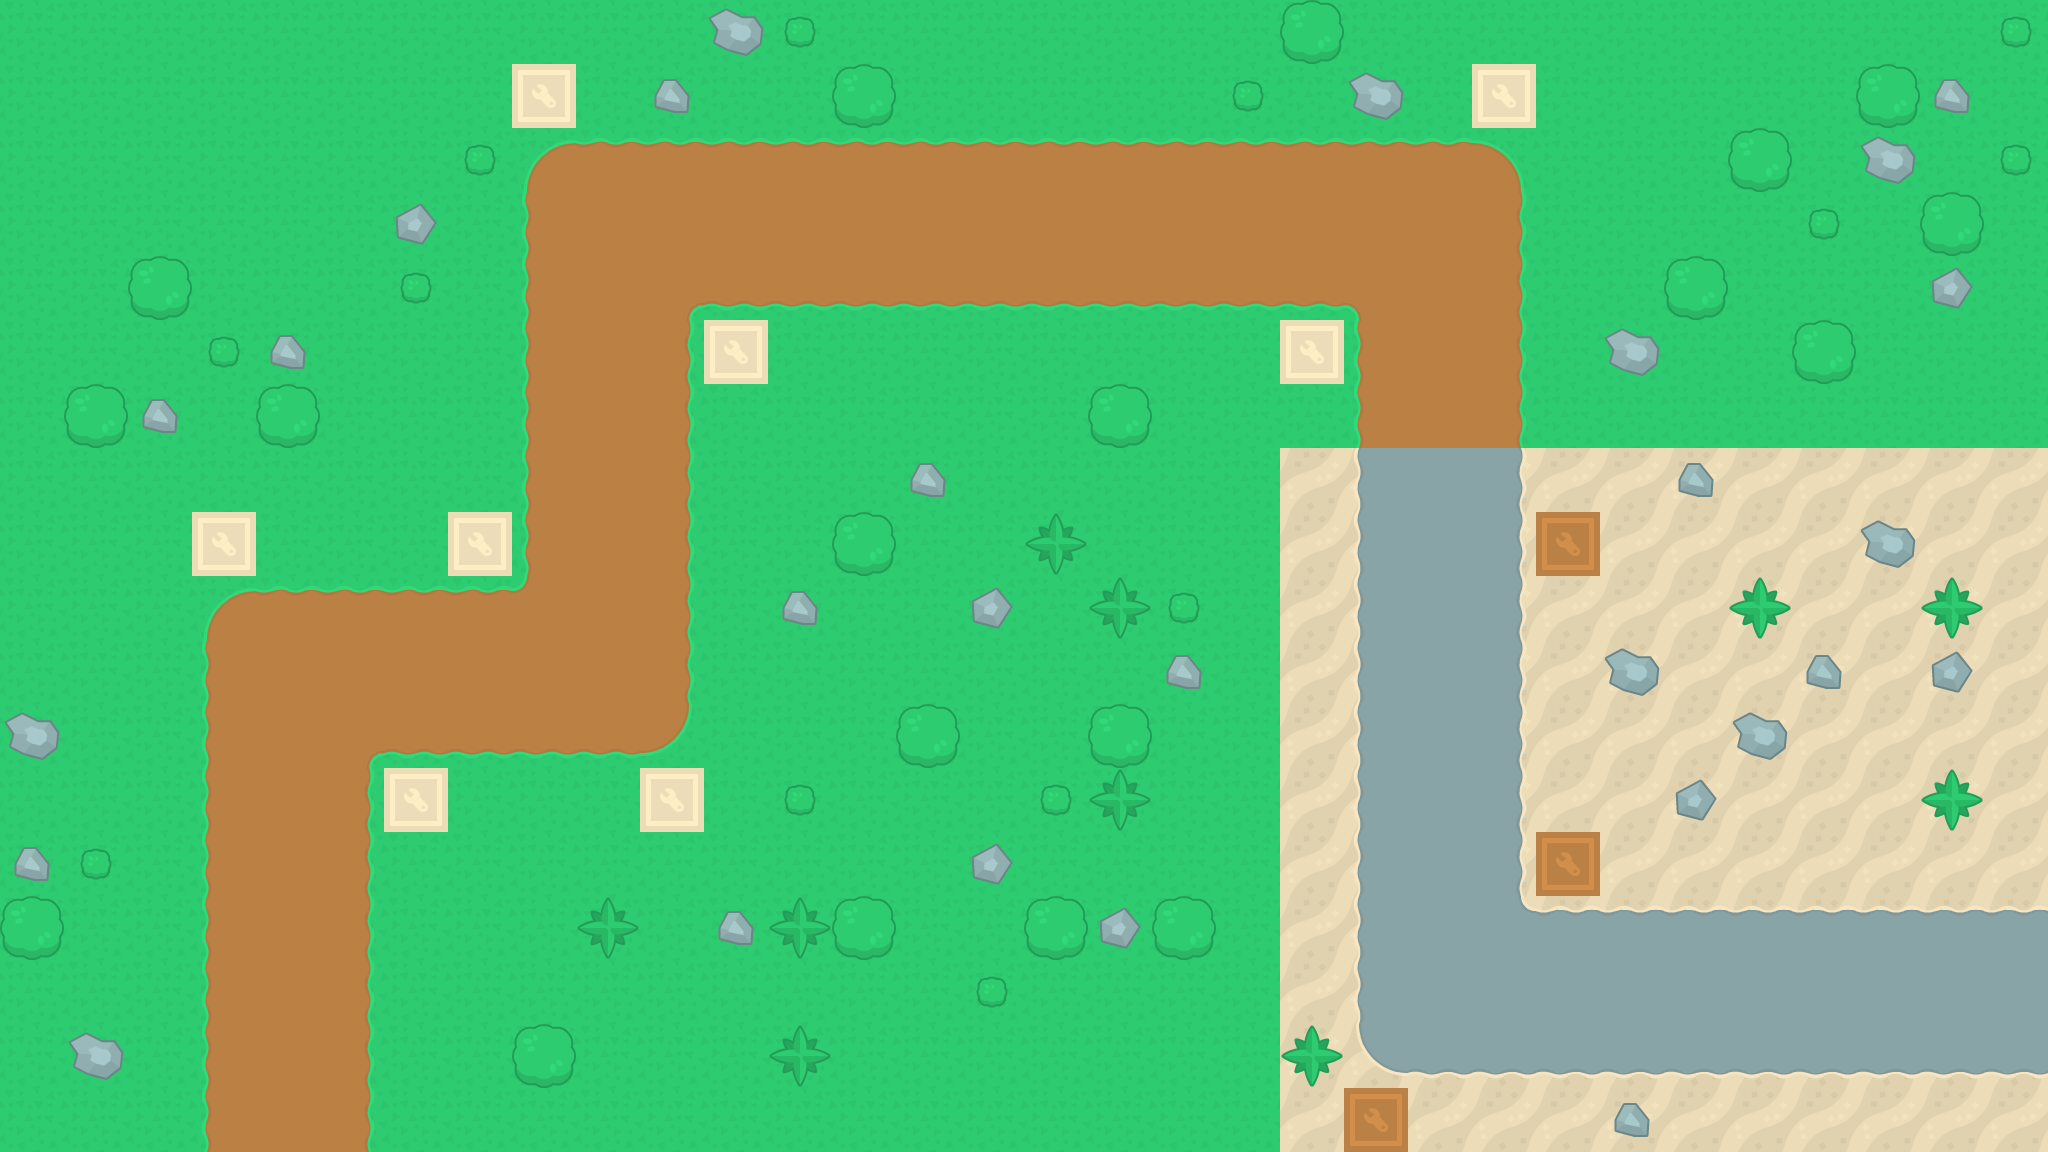

This game map was drawn from its Tiled (.tmx) file and the tilesets committed beside it. A one-line description and the full map source follow:
An orthogonal 32x18 tile map with 64x64 px tiles, 4 tile layers (ground, roads, towers, objects) and 7 objects (2, 3, 4, 5, 6, ...).

<map version="1.10" tiledversion="1.10.2" orientation="orthogonal" renderorder="left-down" width="32" height="18" tilewidth="64" tileheight="64" infinite="0" nextlayerid="11" nextobjectid="19">
 <tileset firstgid="1" name="tiles" tilewidth="64" tileheight="64" tilecount="299" columns="23">
  <image source="tilemap.png" width="1472" height="832" />
 </tileset>
 <layer id="3" name="ground" width="32" height="18">
  <data encoding="csv">
163,163,163,163,163,163,163,163,163,163,163,163,163,163,163,163,163,163,163,163,163,163,163,163,163,163,163,163,163,163,163,163,
163,163,163,163,163,163,163,163,163,163,163,163,163,163,163,163,163,163,163,163,163,163,163,163,163,163,163,163,163,163,163,163,
163,163,163,163,163,163,163,163,163,163,163,163,163,163,163,163,163,163,163,163,163,163,163,163,163,163,163,163,163,163,163,163,
163,163,163,163,163,163,163,163,163,163,163,163,163,163,163,163,163,163,163,163,163,163,163,163,163,163,163,163,163,163,163,163,
163,163,163,163,163,163,163,163,163,163,163,163,163,163,163,163,163,163,163,163,163,163,163,163,163,163,163,163,163,163,163,163,
163,163,163,163,163,163,163,163,163,163,163,163,163,163,163,163,163,163,163,163,163,163,163,163,163,163,163,163,163,163,163,163,
163,163,163,163,163,163,163,163,163,163,163,163,163,163,163,163,163,163,163,163,163,163,163,163,163,163,163,163,163,163,163,163,
163,163,163,163,163,163,163,163,163,163,163,163,163,163,163,163,163,163,163,163,242,163,163,163,242,242,242,242,242,242,242,242,
163,163,163,163,163,163,163,163,163,163,163,163,163,163,163,163,163,163,163,163,242,163,163,163,242,242,242,242,242,242,242,242,
163,163,163,163,163,163,163,163,163,163,163,163,163,163,163,163,163,163,163,163,242,163,163,163,242,242,242,242,242,242,242,242,
163,163,163,163,163,163,163,163,163,163,163,163,163,163,163,163,163,163,163,163,242,163,163,163,242,242,242,242,242,242,242,242,
163,163,163,163,163,163,163,163,163,163,163,163,163,163,163,163,163,163,163,163,242,163,163,163,242,242,242,242,242,242,242,242,
163,163,163,163,163,163,163,163,163,163,163,163,163,163,163,163,163,163,163,163,242,163,163,163,242,242,242,242,242,242,242,242,
163,163,163,163,163,163,163,163,163,163,163,163,163,163,163,163,163,163,163,163,242,163,163,163,242,242,242,242,242,242,242,242,
163,163,163,163,163,163,163,163,163,163,163,163,163,163,163,163,163,163,163,163,242,163,163,163,163,163,163,163,163,163,163,163,
163,163,163,163,163,163,163,163,163,163,163,163,163,163,163,163,163,163,163,163,242,163,163,163,163,163,163,163,163,163,163,163,
163,163,163,163,163,163,163,163,163,163,163,163,163,163,163,163,163,163,163,163,242,163,163,163,163,163,163,163,163,163,163,242,
163,163,163,163,163,163,163,163,163,163,163,163,163,163,163,163,163,163,163,163,242,242,242,242,242,242,242,242,242,242,242,242
</data>
 </layer>
 <layer id="1" name="roads" width="32" height="18">
  <data encoding="csv">
0,0,0,0,0,0,0,0,0,0,0,0,0,0,0,0,0,0,0,0,0,0,0,0,0,0,0,0,0,0,0,0,
0,0,0,0,0,0,0,0,0,0,0,0,0,0,0,0,0,0,0,0,0,0,0,0,0,0,0,0,0,0,0,0,
0,0,0,0,0,0,0,0,4,48,48,48,48,48,48,48,48,48,48,48,48,48,48,5,0,0,0,0,0,0,0,0,
0,0,0,0,0,0,0,0,26,51,51,51,51,51,51,51,51,51,51,51,51,51,51,24,0,0,0,0,0,0,0,0,
0,0,0,0,0,0,0,0,26,51,1,2,2,2,2,2,2,2,2,2,2,3,51,24,0,0,0,0,0,0,0,0,
0,0,0,0,0,0,0,0,26,51,24,0,0,0,0,0,0,0,0,0,0,26,51,24,0,0,0,0,0,0,0,0,
0,0,0,0,0,0,0,0,26,51,24,0,0,0,0,0,0,0,0,0,0,26,51,24,0,0,0,0,0,0,0,0,
0,0,0,0,0,0,0,0,26,51,24,0,0,0,0,0,0,0,0,0,0,243,263,241,0,0,0,0,0,0,0,0,
0,0,0,0,0,0,0,0,26,51,24,0,0,0,0,0,0,0,0,0,0,243,263,241,0,0,0,0,0,0,0,0,
0,0,0,4,48,48,48,48,49,51,24,0,0,0,0,0,0,0,0,0,0,243,258,241,0,0,0,0,0,0,0,0,
0,0,0,26,51,51,51,51,51,51,24,0,0,0,0,0,0,0,0,0,0,243,258,241,0,0,0,0,0,0,0,0,
0,0,0,26,51,1,2,2,2,2,28,0,0,0,0,0,0,0,0,0,0,243,258,241,0,0,0,0,0,0,0,0,
0,0,0,26,51,24,0,0,0,0,0,0,0,0,0,0,0,0,0,0,0,243,258,241,0,0,0,0,0,0,0,0,
0,0,0,26,51,24,0,0,0,0,0,0,0,0,0,0,0,0,0,0,0,243,258,241,0,0,0,0,0,0,0,0,
0,0,0,26,51,24,0,0,0,0,0,0,0,0,0,0,0,0,0,0,0,243,258,264,265,265,265,265,265,265,265,265,
0,0,0,26,51,24,0,0,0,0,0,0,0,0,0,0,0,0,0,0,0,243,258,258,258,258,258,258,258,258,258,258,
0,0,0,26,51,24,0,0,0,0,0,0,0,0,0,0,0,0,0,0,0,244,219,219,219,219,219,219,219,219,219,219,
0,0,0,26,51,24,0,0,0,0,0,0,0,0,0,0,0,0,0,0,0,0,0,0,0,0,0,0,0,0,0,0
</data>
 </layer>
 <layer id="4" name="towers" width="32" height="18">
  <data encoding="csv">
0,0,0,0,0,0,0,0,0,0,0,0,0,0,0,0,0,0,0,0,0,0,0,0,0,0,0,0,0,0,0,0,
0,0,0,0,0,0,0,0,109,0,0,0,0,0,0,0,0,0,0,0,0,0,0,109,0,0,0,0,0,0,0,0,
0,0,0,0,0,0,0,0,0,0,0,0,0,0,0,0,0,0,0,0,0,0,0,0,0,0,0,0,0,0,0,0,
0,0,0,0,0,0,0,0,0,0,0,0,0,0,0,0,0,0,0,0,0,0,0,0,0,0,0,0,0,0,0,0,
0,0,0,0,0,0,0,0,0,0,0,0,0,0,0,0,0,0,0,0,0,0,0,0,0,0,0,0,0,0,0,0,
0,0,0,0,0,0,0,0,0,0,0,109,0,0,0,0,0,0,0,0,109,0,0,0,0,0,0,0,0,0,0,0,
0,0,0,0,0,0,0,0,0,0,0,0,0,0,0,0,0,0,0,0,0,0,0,0,0,0,0,0,0,0,0,0,
0,0,0,0,0,0,0,0,0,0,0,0,0,0,0,0,0,0,0,0,0,0,0,0,0,0,0,0,0,0,0,0,
0,0,0,109,0,0,0,109,0,0,0,0,0,0,0,0,0,0,0,0,0,0,0,0,63,0,0,0,0,0,0,0,
0,0,0,0,0,0,0,0,0,0,0,0,0,0,0,0,0,0,0,0,0,0,0,0,0,0,0,0,0,0,0,0,
0,0,0,0,0,0,0,0,0,0,0,0,0,0,0,0,0,0,0,0,0,0,0,0,0,0,0,0,0,0,0,0,
0,0,0,0,0,0,0,0,0,0,0,0,0,0,0,0,0,0,0,0,0,0,0,0,0,0,0,0,0,0,0,0,
0,0,0,0,0,0,109,0,0,0,109,0,0,0,0,0,0,0,0,0,0,0,0,0,0,0,0,0,0,0,0,0,
0,0,0,0,0,0,0,0,0,0,0,0,0,0,0,0,0,0,0,0,0,0,0,0,63,0,0,0,0,0,0,0,
0,0,0,0,0,0,0,0,0,0,0,0,0,0,0,0,0,0,0,0,0,0,0,0,0,0,0,0,0,0,0,0,
0,0,0,0,0,0,0,0,0,0,0,0,0,0,0,0,0,0,0,0,0,0,0,0,0,0,0,0,0,0,0,0,
0,0,0,0,0,0,0,0,0,0,0,0,0,0,0,0,0,0,0,0,0,0,0,0,0,0,0,0,0,0,0,0,
0,0,0,0,0,0,0,0,0,0,0,0,0,0,0,0,0,0,0,0,0,63,0,0,0,0,0,0,0,0,0,0
</data>
 </layer>
 <layer id="5" name="objects" width="32" height="18">
  <data encoding="csv">
0,0,0,0,0,0,0,0,0,0,0,137,132,0,0,0,0,0,0,0,131,0,0,0,0,0,0,0,0,0,0,132,
0,0,0,0,0,0,0,0,0,0,136,0,0,131,0,0,0,0,0,132,0,137,0,0,0,0,0,0,0,131,136,0,
0,0,0,0,0,0,0,132,0,0,0,0,0,0,0,0,0,0,0,0,0,0,0,0,0,0,0,131,0,137,0,132,
0,0,0,0,0,0,138,0,0,0,0,0,0,0,0,0,0,0,0,0,0,0,0,0,0,0,0,0,132,0,131,0,
0,0,131,0,0,0,132,0,0,0,0,0,0,0,0,0,0,0,0,0,0,0,0,0,0,0,131,0,0,0,138,0,
0,0,0,132,136,0,0,0,0,0,0,0,0,0,0,0,0,0,0,0,0,0,0,0,0,137,0,0,131,0,0,0,
0,131,136,0,131,0,0,0,0,0,0,0,0,0,0,0,0,131,0,0,0,0,0,0,0,0,0,0,0,0,0,0,
0,0,0,0,0,0,0,0,0,0,0,0,0,0,136,0,0,0,0,0,0,0,0,0,0,0,136,0,0,0,0,0,
0,0,0,0,0,0,0,0,0,0,0,0,0,131,0,0,135,0,0,0,0,0,0,0,0,0,0,0,0,137,0,0,
0,0,0,0,0,0,0,0,0,0,0,0,136,0,0,138,0,135,132,0,0,0,0,0,0,0,0,135,0,0,135,0,
0,0,0,0,0,0,0,0,0,0,0,0,0,0,0,0,0,0,136,0,0,0,0,0,0,137,0,0,136,0,138,0,
137,0,0,0,0,0,0,0,0,0,0,0,0,0,131,0,0,131,0,0,0,0,0,0,0,0,0,137,0,0,0,0,
0,0,0,0,0,0,0,0,0,0,0,0,132,0,0,0,132,135,0,0,0,0,0,0,0,0,138,0,0,0,135,0,
136,132,0,0,0,0,0,0,0,0,0,0,0,0,0,138,0,0,0,0,0,0,0,0,0,0,0,0,0,0,0,0,
131,0,0,0,0,0,0,0,0,135,0,136,135,131,0,0,131,138,131,0,0,0,0,0,0,0,0,0,0,0,0,0,
0,0,0,0,0,0,0,0,0,0,0,0,0,0,0,132,0,0,0,0,0,0,0,0,0,0,0,0,0,0,0,0,
0,137,0,0,0,0,0,0,131,0,0,0,135,0,0,0,0,0,0,0,135,0,0,0,0,0,0,0,0,0,0,0,
0,0,0,0,0,0,0,0,0,0,0,0,0,0,0,0,0,0,0,0,0,0,0,0,0,136,0,0,0,0,0,0
</data>
 </layer>
 <objectgroup id="10" name="path">
  <object id="11" name="2" x="286" y="672">
   <point />
  </object>
  <object id="12" name="3" x="600" y="670">
   <point />
  </object>
  <object id="13" name="4" x="606" y="214">
   <point />
  </object>
  <object id="14" name="5" x="1442" y="226">
   <point />
  </object>
  <object id="15" name="6" x="1440" y="1006">
   <point />
  </object>
  <object id="16" name="7" x="2088" y="986">
   <point />
  </object>
  <object id="17" name="1" x="288" y="1186">
   <point />
  </object>
 </objectgroup>
</map>
